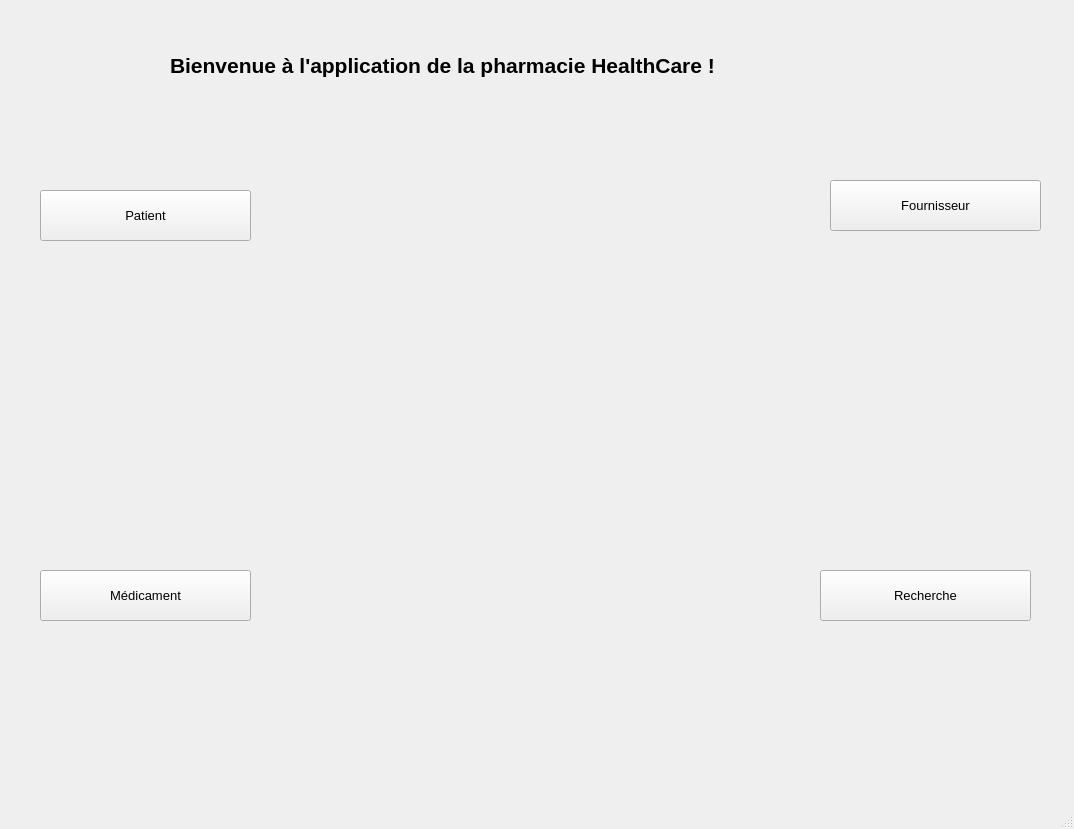
<?xml version="1.0" encoding="UTF-8"?>
<ui version="4.0">
 <class>MainWindow</class>
 <widget class="QMainWindow" name="MainWindow">
  <property name="geometry">
   <rect>
    <x>0</x>
    <y>0</y>
    <width>1074</width>
    <height>829</height>
   </rect>
  </property>
  <property name="windowTitle">
   <string>MainWindow</string>
  </property>
  <property name="locale">
   <locale language="French" country="France"/>
  </property>
  <widget class="QWidget" name="centralwidget">
   <widget class="QLabel" name="labelAccueil">
    <property name="geometry">
     <rect>
      <x>170</x>
      <y>20</y>
      <width>741</width>
      <height>91</height>
     </rect>
    </property>
    <property name="font">
     <font>
      <pointsize>16</pointsize>
      <weight>75</weight>
      <bold>true</bold>
     </font>
    </property>
    <property name="text">
     <string>Bienvenue à l'application de la pharmacie HealthCare !</string>
    </property>
   </widget>
   <widget class="QPushButton" name="pushButtonPatient">
    <property name="geometry">
     <rect>
      <x>40</x>
      <y>190</y>
      <width>211</width>
      <height>51</height>
     </rect>
    </property>
    <property name="font">
     <font>
      <pointsize>10</pointsize>
     </font>
    </property>
    <property name="text">
     <string>Patient</string>
    </property>
   </widget>
   <widget class="QPushButton" name="pushButtonRecherche">
    <property name="geometry">
     <rect>
      <x>820</x>
      <y>570</y>
      <width>211</width>
      <height>51</height>
     </rect>
    </property>
    <property name="font">
     <font>
      <pointsize>10</pointsize>
     </font>
    </property>
    <property name="text">
     <string>Recherche</string>
    </property>
   </widget>
   <widget class="QPushButton" name="pushButtonFournisseur">
    <property name="geometry">
     <rect>
      <x>830</x>
      <y>180</y>
      <width>211</width>
      <height>51</height>
     </rect>
    </property>
    <property name="font">
     <font>
      <pointsize>10</pointsize>
     </font>
    </property>
    <property name="text">
     <string>Fournisseur</string>
    </property>
   </widget>
   <widget class="QPushButton" name="pushButtonMedicament">
    <property name="geometry">
     <rect>
      <x>40</x>
      <y>570</y>
      <width>211</width>
      <height>51</height>
     </rect>
    </property>
    <property name="font">
     <font>
      <pointsize>10</pointsize>
     </font>
    </property>
    <property name="text">
     <string>Médicament</string>
    </property>
   </widget>
  </widget>
  <widget class="QMenuBar" name="menubar">
   <property name="geometry">
    <rect>
     <x>0</x>
     <y>0</y>
     <width>1074</width>
     <height>26</height>
    </rect>
   </property>
  </widget>
  <widget class="QStatusBar" name="statusbar"/>
 </widget>
 <resources/>
 <connections/>
</ui>
